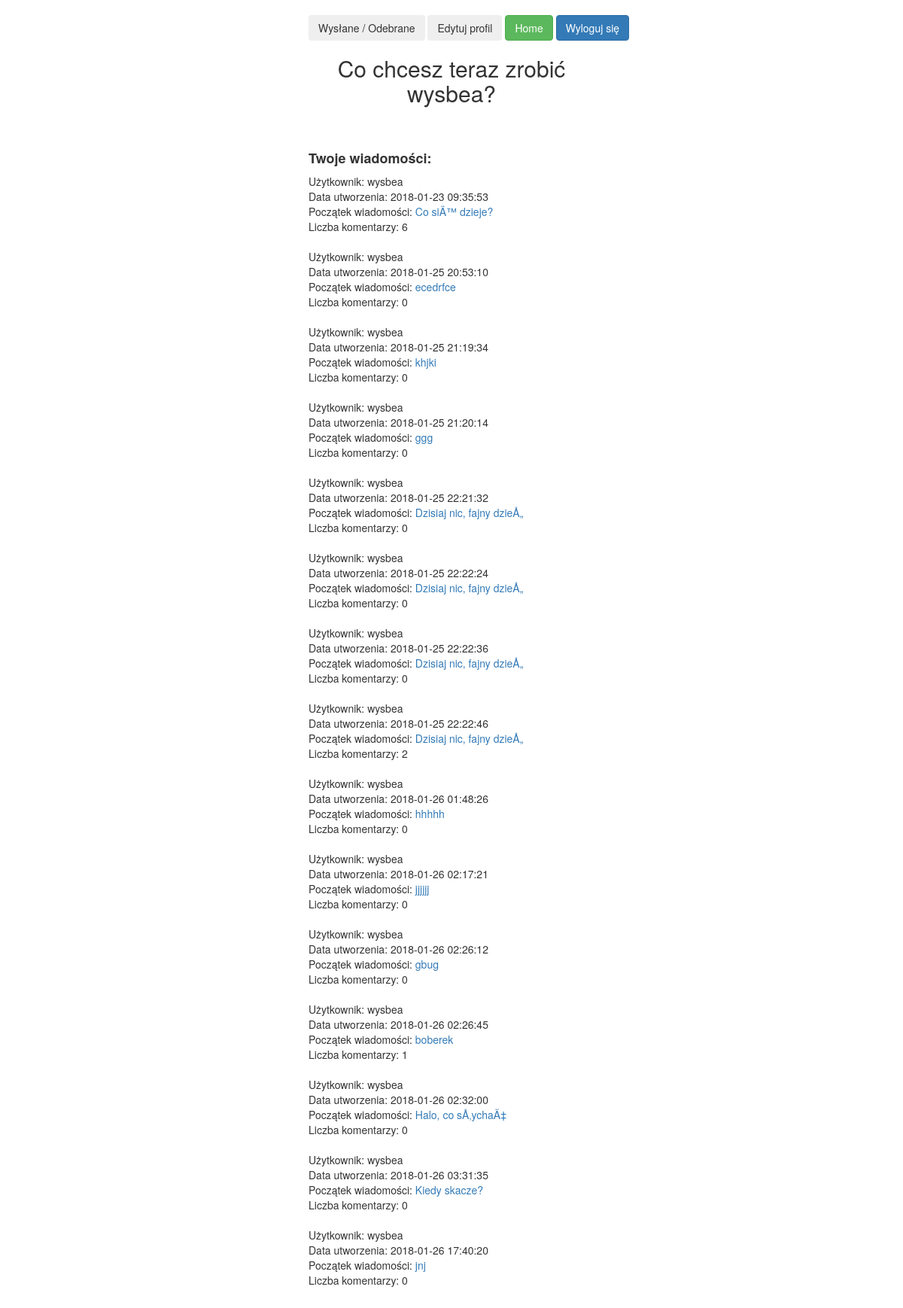
Screenshot of /web/userBoard.php (signed in) with the database file from the repository.
### tables this page shows
CREATE TABLE `Users` (
  `id` int(11) NOT NULL,
  `email` varchar(255) NOT NULL,
  `username` varchar(255) NOT NULL,
  `hash_pass` varchar(60) NOT NULL
);

CREATE TABLE `Tweet` (
  `id` int(11) NOT NULL,
  `userId` int(11) NOT NULL,
  `text` varchar(140) DEFAULT NULL,
  `creationDate` datetime DEFAULT NULL
);

### web/isLogged.php (called while the page is built, shortened)
<?php
if (!empty($_SESSION['id'])) {
    $isLogged = TRUE;
    $id = $_SESSION['id'];
    $user = User::loadUserById($conn, $id);
} else {
    header("Location: login.php");
}

### src/User.php (called while the page is built, shortened)
<?php
class User {
    private $username;
    public function __construct() {
        $this->username = "";
    }
    public function getUsername() {
        return $this->username;
    }
    static public function loadUserById(mysqli $connection, $id){
        $sql = "SELECT * FROM Users WHERE id=$id";
        $result = $connection->query($sql);
            if($result == true && $result->num_rows == 1){
            $row = $result->fetch_assoc();
            $loadedUser = new User();
            $loadedUser->id = $row['id'];
            $loadedUser->username = $row['username'];
            $loadedUser->hashPass = $row['hash_pass'];
            $loadedUser->email = $row['email'];
            return $loadedUser;
        }
        return null;
    }
}

### src/Tweet.php (called while the page is built, shortened)
<?php
class Tweet {
    private $userId;
    private $text;
    private $creationDate;
    public function __construct() {
        $this->userId = 0;
        $this->text = "";
        $this->creationDate = "";
    }
    public function getUserId() {
        return $this->userId;
    }
    public function getText() {
        return $this->text;
    }
    public function getCreationDate() {
        return $this->creationDate;
    }
    static public function loadAllTweetsByUserId(mysqli $connection, $userId){
        $sql = "SELECT * FROM Tweet WHERE userId=$userId";
        $ret = [];
        $result = $connection->query($sql);
        if($result == true && $result->num_rows != 0){
            foreach($result as $row){
                $loadedTweet = new Tweet();
                $loadedTweet->id = $row['id'];
                $loadedTweet->userId = $row['userId'];
                $loadedTweet->text = $row['text'];
                $loadedTweet->creationDate = $row['creationDate'];
                $ret[] = $loadedTweet;
            }
        }
        return $ret;
    }
}

### src/Comment.php (called while the page is built, shortened)
<?php
class Comment {
    static public function loadAllCommentByPostId(mysqli $connection, $postId){
        $sql = "SELECT * FROM Comment WHERE postId=$postId";
        $ret = [];
        $result = $connection->query($sql);
        if($result == true && $result->num_rows != 0){
            foreach($result as $row){
                $loadedComment = new Comment();
                $loadedComment->id = $row['id'];
                $loadedComment->userId = $row['userId'];
                $loadedComment->postId = $row['postId'];
                $loadedComment->text = $row['text'];
                $loadedComment->creationDate = $row['creationDate'];
                $ret[] = $loadedComment;
            }
        }
        return $ret;
    }
}

### web/userBoard.php (the view, shortened to what this page needs)
<?php
require_once '../src/connection.php';
require_once '../src/User.php';
require_once '../src/Tweet.php';
require_once '../src/Comment.php';
require_once 'isLogged.php';
require_once 'header.php';
?>
    <center>
        <br>
    <table>
        <tbody>
        <tr>
            <td>
                <form action="messagePage.php" method="post" role="form">
                    <button type="submit" value="messagePage" class="btn btn-block">Wysłane / Odebrane</button>
                </form>
            </td>
            <td>&nbsp;</td>
            <td>
                <form action="editProfile.php" method="post" role="form">
                    <button type="submit" value="editProfile" class="btn btn-block">Edytuj profil</button>
                </form>
            </td>
            <td>&nbsp;</td>
            <td>
                <form action="mainBoard.php" method="post" role="form">
                    <button type="submit" value="mainBoard" class="btn btn-success">Home</button>
                </form>
            </td>
            <td>&nbsp;</td>
            <td>
                <form action="logOut.php" method="post" role="form">
                    <button type="submit" value="logOut" name="logOut" class="btn btn-primary">Wyloguj się</button>
                </form>
            </td>
        </tr>
        </tbody>
    </table>
        <div class="form-group">
            <label for="" id="center"><h2>Co chcesz teraz zrobić <?php echo $user->getUsername();?>?</h2></label>
        </div></center>
    <br>
    <h4><b>Twoje wiadomości:</b></h4>
<?php
if ($isLogged) {
    $tweetsTable = Tweet::loadAllTweetsByUserId($conn, $_SESSION['id']);
    foreach ($tweetsTable as $value) {
        $id = $value ->getId();
        $userId = $value ->getUserId();
        $text = $value ->getText();
        $creationDate = $value ->getCreationDate();
        $loadeduser = User::loadUserById($conn, $userId);
        $username = $loadeduser ->getUsername();
        echo "Użytkownik: $username<br>";
        echo "Data utworzenia: $creationDate<br>";
        echo "Początek wiadomości: <a href=\"postBoard.php?postId=$id\">$text</a><br>";
        $commentsTable = Comment::loadAllCommentByPostId($conn, $id);
        $nrOfComments = count($commentsTable);
        echo 'Liczba komentarzy: ' . $nrOfComments . '<br><br>';
    }
}
require_once 'footer.php';

### rows the page displays
users: username "wysbea"
tweet: userId.username "wysbea", creationDate "2018-01-23 09:35:53", text "Co siÄ™ dzieje?", nrOfComments "6"
tweet: userId.username "wysbea", creationDate "2018-01-25 20:53:10", text "ecedrfce", nrOfComments "0"
tweet: userId.username "wysbea", creationDate "2018-01-25 21:19:34", text "khjki", nrOfComments "0"
tweet: userId.username "wysbea", creationDate "2018-01-25 21:20:14", text "ggg", nrOfComments "0"
tweet: userId.username "wysbea", creationDate "2018-01-25 22:21:32", text "Dzisiaj nic, fajny dzieÅ„", nrOfComments "0"
tweet: userId.username "wysbea", creationDate "2018-01-25 22:22:24", text "Dzisiaj nic, fajny dzieÅ„", nrOfComments "0"
tweet: userId.username "wysbea", creationDate "2018-01-25 22:22:36", text "Dzisiaj nic, fajny dzieÅ„", nrOfComments "0"
tweet: userId.username "wysbea", creationDate "2018-01-25 22:22:46", text "Dzisiaj nic, fajny dzieÅ„", nrOfComments "2"
tweet: userId.username "wysbea", creationDate "2018-01-26 01:48:26", text "hhhhh", nrOfComments "0"
tweet: userId.username "wysbea", creationDate "2018-01-26 02:17:21", text "jjjjjj", nrOfComments "0"
tweet: userId.username "wysbea", creationDate "2018-01-26 02:26:12", text "gbug", nrOfComments "0"
tweet: userId.username "wysbea", creationDate "2018-01-26 02:26:45", text "boberek", nrOfComments "1"
tweet: userId.username "wysbea", creationDate "2018-01-26 02:32:00", text "Halo, co sÅ‚ychaÄ‡", nrOfComments "0"
tweet: userId.username "wysbea", creationDate "2018-01-26 03:31:35", text "Kiedy skacze?", nrOfComments "0"
tweet: userId.username "wysbea", creationDate "2018-01-26 17:40:20", text "jnj", nrOfComments "0"
